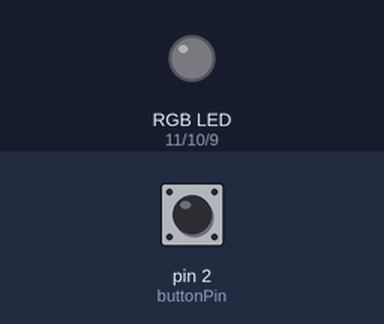
Bench run of a sketch on a simulated Arduino Uno, built with avr-gcc and run on an emulated ATmega328P. On the bench: an RGB LED mixed from three pins (HIGH = lit). The test bench sets the inputs (shaded band); at power-on: pin 2 (buttonPin) LOW.

Above: at 1.2 s.
1.3 s: pin 2 (buttonPin) pulled HIGH for 0.15 s
At 2.4 s:
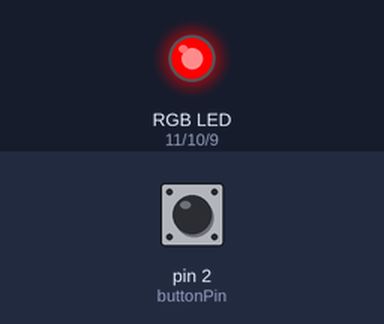
2.9 s: pin 2 (buttonPin) pulled HIGH for 1 s
At 3.6 s:
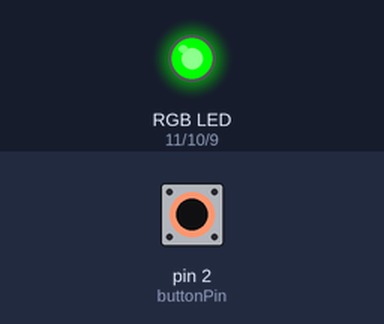
5.4 s: pin 2 (buttonPin) pulled HIGH for 0.15 s
At 6.6 s:
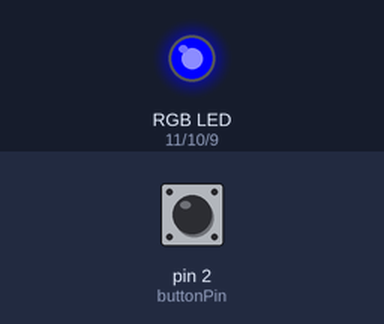
7.0 s: pin 2 (buttonPin) pulled HIGH for 3.2 s
At 12.31 s:
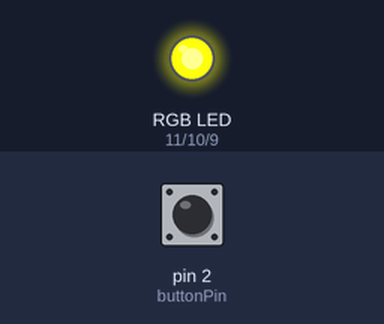
Timing chart, 0 to 21.7 s (numbered marks = the images above; inputs shaded):
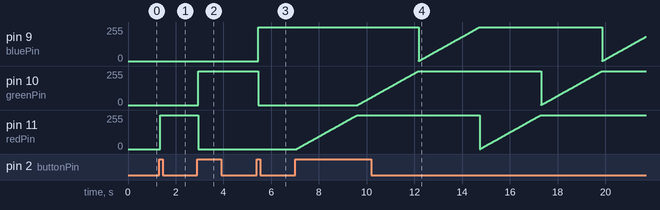

Measured:
- after the input at 1.3 s, pin 11 (redPin): 0/255 → 255/255 after 0.05 s
- after the input at 2.9 s, pin 10 (greenPin): 0/255 → 255/255 after 0.05 s; pin 11 (redPin): 255/255 → 0/255 after 0.05 s
- after the input at 5.4 s, pin 9 (bluePin): 0/255 → 255/255 after 0.05 s; pin 10 (greenPin): 255/255 → 0/255 after 0.05 s
- after the input at 7.0 s, pin 9 (bluePin): ramps from 0/255 to 255/255 and jumps back, once every 7.7 s

The sketch:

a2_fade.ino
```cpp
const int buttonPin = 2;  // the number of the pushbutton pin
const int redPin = 11;    // the number of the red LED pin
const int greenPin = 10;  // the number of the green LED pin
const int bluePin = 9;  // the number of the blue LED pin

int count = -1; // mode counter; starts at -1 so first press makes it 0
int buttonState;  // debounced reading of the pushbutton
int lastButtonState = LOW; // last reading from the pushbutton

unsigned long lastDebounceTime = 0;  // the last time the output pin was toggled
unsigned long debounceDelay = 50;    // the debounce time; increase if the output flickers

// Set red, green, and blue LED pins as output, pushbutton pin as input
void setup() {
  pinMode(redPin, OUTPUT);
  pinMode(greenPin, OUTPUT);
  pinMode(bluePin, OUTPUT);
  pinMode(buttonPin, INPUT);
}

void loop() {
  int reading = digitalRead(buttonPin); // reads the current state of the pushbutton

  // if the reading changed from the last loop, reset the debounce timer
  if (reading != lastButtonState) {
    lastDebounceTime = millis();  // records the current time
  }

  // if the reading has exceeded the set debouce time
  if ((millis() - lastDebounceTime) > debounceDelay) {
    // if the button state has changed:
    if (reading != buttonState) {

      buttonState = reading; // updates the debounced button state

      // checks if the pushbutton is pressed
      if (buttonState == HIGH) {
        count++;  // increment the counter by 1
      }
    }
  }

  // chooses LED color or fade colors based on count modulo 4
  if (count % 4 == 0) {
    setColor(255, 0, 0); // set LEDs to red (turn on by default)
  } else if (count % 4 == 1) {
    setColor(0, 255, 0); // set LEDs to green
  } else if (count % 4 == 2) {
    setColor(0, 0, 255); // set LEDs to blue
  } else if (count % 4 == 3) {
    fadeColors();        // color fading
  }
  // save the readingm next time through the loop, it'll be the lastButtonState:
  lastButtonState = reading;
}

// takes three brightness values (0–255) and sets each LED color
void setColor(int redVal, int greenVal, int blueVal) {
  analogWrite(redPin, redVal);  // sets brightness of the red LED
  analogWrite(greenPin, greenVal);  // sets brightness of the green LED
  analogWrite(bluePin, blueVal);  // sets brightness of the blue LED
}

// gradually increases brightness of each LED color one after another
void fadeColors() {
  for(int i = 0; i < 256;i++){  // fade red LED from 0 to 255
    analogWrite(redPin, i); // adjust red LED brightness
    delay(10);  // short pause
  }

  for(int i = 0; i < 256;i++){  // fade green LED from 0 to 255
    analogWrite(greenPin, i); // adjust green LED brightness
    delay(10);  // short pause
  }

  for(int i = 0; i < 256;i++){  // fade blue LED from 0 to 255
    analogWrite(bluePin, i);  // adjust blue LED brightness
    delay(10);  // short pause
  }
}
```
